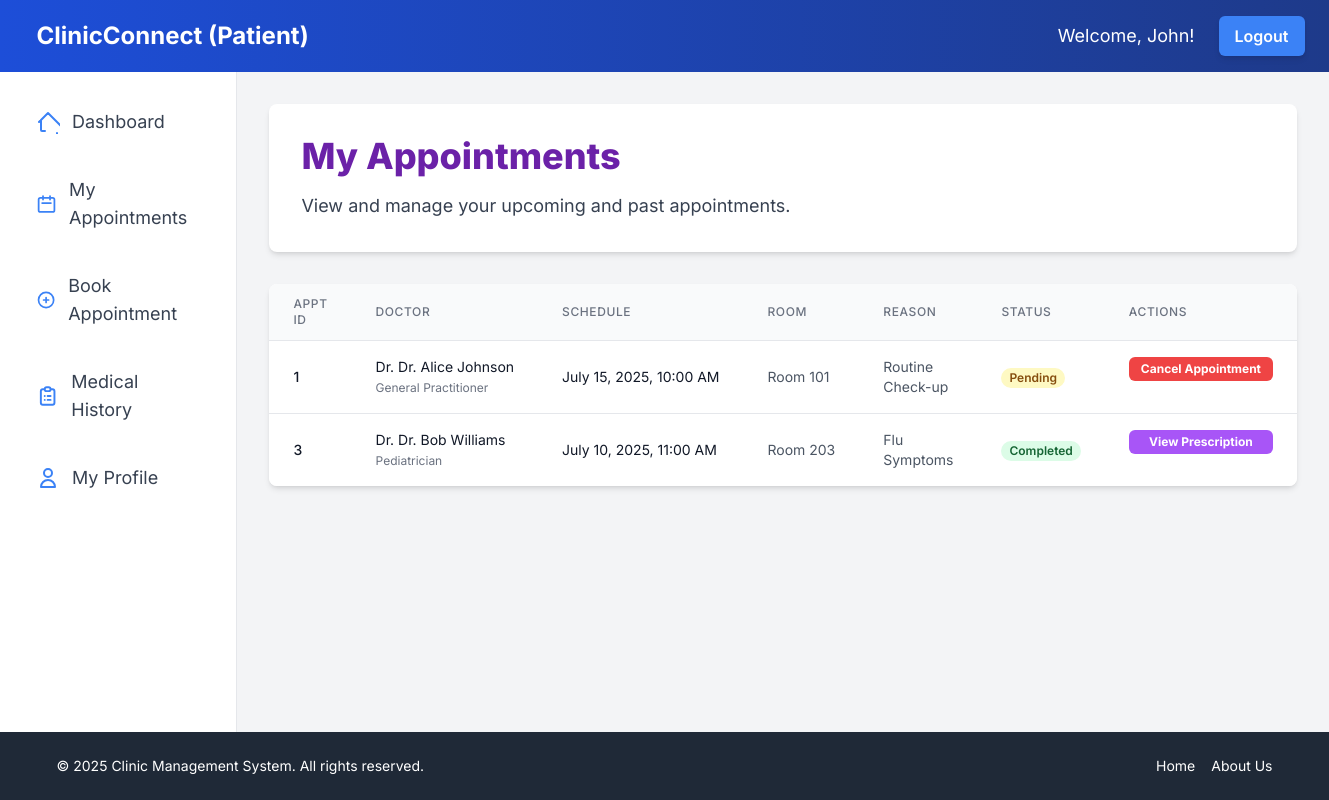
Page /dashboard/patient/appointments.php (signed in) on the committed database.
### tables this page shows
CREATE TABLE `patienttbl` (
  `PatientID` int(11) NOT NULL,
  `FirstName` varchar(100) NOT NULL,
  `LastName` varchar(100) NOT NULL,
  `Age` int(3) DEFAULT NULL,
  `Gender` enum('Male','Female','Other') DEFAULT NULL,
  `Address` varchar(255) DEFAULT NULL,
  `ContactNumber` varchar(20) DEFAULT NULL,
  `MedicalHistory` text DEFAULT NULL,
  `Email` varchar(100) NOT NULL,
  `Password` varchar(255) NOT NULL,
  `CreatedAt` timestamp NOT NULL DEFAULT current_timestamp()
);

CREATE TABLE `appointmenttbl` (
  `AppointmentID` int(11) NOT NULL,
  `PatientID` int(11) NOT NULL,
  `AssistantID` int(11) NOT NULL,
  `RoomNumber` varchar(50) DEFAULT NULL,
  `AppointmentSchedule` datetime NOT NULL,
  `Status` enum('Pending','Completed','OnGoing','Cancelled') DEFAULT 'Pending',
  `PaymentMethod` enum('Cash','Online') DEFAULT NULL,
  `ReasonForAppointment` text DEFAULT NULL,
  `Prescription` text DEFAULT NULL,
  `Quantity` varchar(50) DEFAULT NULL,
  `CreatedAt` timestamp NOT NULL DEFAULT current_timestamp()
);

CREATE TABLE `assistanttbl` (
  `AssistantID` int(11) NOT NULL,
  `FirstName` varchar(100) NOT NULL,
  `LastName` varchar(100) NOT NULL,
  `Specialization` varchar(100) DEFAULT NULL,
  `SessionFee` decimal(10,2) DEFAULT 0.00,
  `Email` varchar(100) NOT NULL,
  `Password` varchar(255) NOT NULL,
  `CreatedAt` timestamp NOT NULL DEFAULT current_timestamp()
);

### dashboard/patient/appointments.php (the view, shortened to what this page needs)
<?php
include_once '../../includes/header.php';
$patient_id = $_SESSION['user_id'];
$appointments = [];
$stmt = $conn->prepare("
    SELECT
        a.AppointmentID,
        a.AppointmentSchedule,
        a.RoomNumber,
        a.Status,
        a.PaymentMethod,
        a.ReasonForAppointment,
        ast.FirstName AS AssistantFirstName,
        ast.LastName AS AssistantLastName,
        ast.Specialization,
        ast.SessionFee
    FROM
        AppointmentTBL a
    JOIN
        AssistantTBL ast ON a.AssistantID = ast.AssistantID
    WHERE
        a.PatientID = ?
    ORDER BY
        a.AppointmentSchedule DESC
");
if ($stmt) {
    $stmt->bind_param("i", $patient_id);
    $stmt->execute();
    $result = $stmt->get_result();
    while ($row = $result->fetch_assoc()) {
        $appointments[] = $row;
    }
} else {
    $message = "Database query preparation failed: " . $conn->error;
    $message_type = 'error';
    error_log("Error fetching patient appointments: " . $conn->error);
}
?>
<div class="bg-white p-8 rounded-lg shadow-md mb-8">
    <h1 class="text-4xl font-extrabold text-purple-800 mb-4">My Appointments</h1>
    <p class="text-gray-700 text-lg">View and manage your upcoming and past appointments.</p>
</div>
<div class="appointments-list">
    <?php if (empty($appointments)): ?>
        <div class="bg-blue-50 border-l-4 border-blue-400 text-blue-800 p-4 rounded-md shadow-sm" role="alert">
            <p class="font-bold">No appointments found.</p>
            <p>You currently do not have any appointments scheduled.</p>
            <a href="book_appointment.php" class="mt-4 inline-flex items-center px-4 py-2 border border-transparent text-sm font-medium rounded-md shadow-sm text-white bg-purple-600 hover:bg-purple-700 focus:outline-none focus:ring-2 focus:ring-offset-2 focus:ring-purple-500">
                Book a New Appointment
            </a>
        </div>
    <?php else: ?>
        <div class="overflow-x-auto bg-white rounded-lg shadow-md hidden sm:block">
            <table class="min-w-full divide-y divide-gray-200">
                <thead class="bg-gray-50">
                    <tr>
                        <th scope="col" class="px-6 py-3 text-left text-xs font-medium text-gray-500 uppercase tracking-wider rounded-tl-lg">
                            Appt ID
                        </th>
                        <th scope="col" class="px-6 py-3 text-left text-xs font-medium text-gray-500 uppercase tracking-wider">
                            Doctor
                        </th>
                        <th scope="col" class="px-6 py-3 text-left text-xs font-medium text-gray-500 uppercase tracking-wider">
                            Schedule
                        </th>
                        <th scope="col" class="px-6 py-3 text-left text-xs font-medium text-gray-500 uppercase tracking-wider">
                            Room
                        </th>
                        <th scope="col" class="px-6 py-3 text-left text-xs font-medium text-gray-500 uppercase tracking-wider">
                            Reason
                        </th>
                        <th scope="col" class="px-6 py-3 text-left text-xs font-medium text-gray-500 uppercase tracking-wider">
                            Status
                        </th>
                        <th scope="col" class="px-6 py-3 text-left text-xs font-medium text-gray-500 uppercase tracking-wider rounded-tr-lg">
                            Actions
                        </th>
                    </tr>
                </thead>
                <tbody class="bg-white divide-y divide-gray-200">
                    <?php foreach ($appointments as $appointment): ?>
                        <tr>
                            <td class="px-6 py-4 whitespace-nowrap text-sm font-medium text-gray-900">
                                <?php echo htmlspecialchars($appointment['AppointmentID']); ?>
                            </td>
                            <td class="px-6 py-4 whitespace-nowrap text-sm text-gray-900">
                                Dr. <?php echo htmlspecialchars($appointment['AssistantFirstName'] . ' ' . $appointment['AssistantLastName']); ?>
                                <br><span class="text-xs text-gray-500"><?php echo htmlspecialchars($appointment['Specialization']); ?></span>
                            </td>
                            <td class="px-6 py-4 whitespace-nowrap text-sm text-gray-900">
                                <?php echo date('F j, Y, g:i A', strtotime($appointment['AppointmentSchedule'])); ?>
                            </td>
                            <td class="px-6 py-4 whitespace-nowrap text-sm text-gray-600">
                                <?php echo htmlspecialchars($appointment['RoomNumber'] ?? 'N/A'); ?>
                            </td>
                            <td class="px-6 py-4 text-sm text-gray-600 max-w-xs overflow-hidden text-ellipsis">
                                <?php echo htmlspecialchars($appointment['ReasonForAppointment'] ?? 'N/A'); ?>
                            </td>
                            <td class="px-6 py-4 whitespace-nowrap text-sm">
                                <?php
                                $status_class = '';
                                switch ($appointment['Status']) {
                                    case 'Pending': $status_class = 'bg-yellow-100 text-yellow-800'; break;
                                    case 'Completed': $status_class = 'bg-green-100 text-green-800'; break;
                                }
                                ?>
                                <span class="px-2 inline-flex text-xs leading-5 font-semibold rounded-full <?php echo $status_class; ?>">
                                    <?php echo htmlspecialchars($appointment['Status']); ?>
                                </span>
                            </td>
                            <td class="px-6 py-4 whitespace-nowrap text-sm font-medium flex flex-col space-y-1 items-start">
                                <?php if ($appointment['Status'] === 'Pending'): ?>
                                    <button onclick="openCancelAppointmentModal(<?php echo htmlspecialchars($appointment['AppointmentID']); ?>)"
                                            class="bg-red-500 hover:bg-red-600 text-white font-bold py-1 px-3 rounded-md text-xs transition duration-300 ease-in-out w-full text-center">
                                        Cancel Appointment
                                    </button>
                                <?php elseif ($appointment['Status'] === 'Completed'): ?>
                                    <a href="view_prescription.php?id=<?php echo htmlspecialchars($appointment['AppointmentID']); ?>"
                                       class="bg-purple-500 hover:bg-purple-600 text-white font-bold py-1 px-3 rounded-md text-xs transition duration-300 ease-in-out w-full text-center">
                                        View Prescription
                                    </a>
                                <?php else: ?>
                                    <span class="text-gray-500 text-xs text-center w-full">No Actions</span>
                                <?php endif; ?>
                            </td>
                        </tr>
                    <?php endforeach; ?>
                </tbody>
            </table>
        </div>
    <?php endif; ?>
</div>
<?php include_once '../../includes/footer.php'; ?>

### includes/header.php (shortened to what this page needs)
<?php
require_once $_SERVER['DOCUMENT_ROOT'] . '/clinic-management/config/db_connection.php';
$user_id = $_SESSION['user_id'];
$user_role = $_SESSION['user_role'];
$user_name = "User";
$dashboard_base_path = "";
$nav_color_from = "";
$nav_color_to = "";
$accent_color = "";
switch ($user_role) {
    case 'patient':
        $stmt = $conn->prepare("SELECT FirstName FROM PatientTBL WHERE PatientID = ?");
        $stmt->bind_param("i", $user_id);
        $stmt->execute();
        $result = $stmt->get_result();
        if ($result->num_rows > 0) {
            $row = $result->fetch_assoc();
            $user_name = $row['FirstName'];
        }
        $dashboard_base_path = "/clinic-management/dashboard/patient";
        $nav_color_from = "from-blue-700";
        $nav_color_to = "to-blue-900";
        $accent_color = "text-blue-500";
        $hover_bg_color = "hover:bg-blue-100";
        $hover_text_color = "hover:text-blue-700";
        $btn_color = "bg-blue-500 hover:bg-blue-600";
        $welcome_prefix = "Welcome, ";
        break;
}
?>
<!DOCTYPE html>
<html lang="en">
<head>
    <script src="https://cdn.tailwindcss.com"></script>
</head>
<body class="bg-gray-100 font-inter">
    <div class="flex flex-col min-h-screen">
        <nav class="bg-gradient-to-r <?php echo $nav_color_from; ?> <?php echo $nav_color_to; ?> p-4 shadow-lg">
            <div class="container mx-auto flex justify-between items-center">
                <a href="<?php echo $dashboard_base_path; ?>/index.php" class="text-white text-2xl font-bold rounded-lg px-3 py-1 <?php echo str_replace('bg-', 'hover:bg-', $nav_color_from); ?> transition duration-300">
                    ClinicConnect (<?php echo ucfirst($user_role); ?>)
                </a>
                <div class="flex items-center space-x-4 sm:space-x-6">
                    <span class="text-white text-base sm:text-lg hidden sm:inline">
                        <?php echo $welcome_prefix . htmlspecialchars($user_name); ?>!
                    </span>
                    <a href="/clinic-management/actions/logout.php"
                       class="<?php echo $btn_color; ?> text-white font-semibold py-2 px-4 rounded-md shadow-md transition duration-300 ease-in-out">
                        Logout
                    </a>
                </div>
            </div>
        </nav>
        <div class="flex flex-1">
            <aside class="w-64 bg-white p-6 shadow-xl border-r border-gray-200 hidden sm:block">
                <nav>
                    <ul>
                        <?php if ($user_role === 'patient'): ?>
                            <li class="mb-4">
                                <a href="<?php echo $dashboard_base_path; ?>/index.php"
                                   class="flex items-center p-3 text-lg text-gray-700 <?php echo $hover_bg_color; ?> <?php echo $hover_text_color; ?> rounded-md transition duration-200 ease-in-out">
                                    <svg class="w-6 h-6 mr-3 <?php echo $accent_color; ?>" fill="none" stroke="currentColor" viewBox="0 0 24 24" xmlns="http://www.w3.org/2000/svg"><path stroke-linecap="round" stroke-linejoin="round" stroke-width="2" d="M3 12l2-2m0 0l7-7 7 7M5 10v10a1 1 0 001 1h3m10-11l2 2m0 0l7 7m-1 7v-3m-6 3v-3m-8 3h3m-6 0h3"></path></svg>
                                    Dashboard
                                </a>
                            </li>
                            <li class="mb-4">
                                <a href="<?php echo $dashboard_base_path; ?>/appointments.php"
                                   class="flex items-center p-3 text-lg text-gray-700 <?php echo $hover_bg_color; ?> <?php echo $hover_text_color; ?> rounded-md transition duration-200 ease-in-out">
                                    <svg class="w-6 h-6 mr-3 <?php echo $accent_color; ?>" fill="none" stroke="currentColor" viewBox="0 0 24 24" xmlns="http://www.w3.org/2000/svg"><path stroke-linecap="round" stroke-linejoin="round" stroke-width="2" d="M8 7V3m8 4V3m-9 8h10M5 21h14a2 2 0 002-2V7a2 2 0 00-2-2H5a2 2 0 00-2 2v12a2 2 0 002 2z"></path></svg>
                                    My Appointments
                                </a>
                            </li>
                            <li class="mb-4">
                                <a href="<?php echo $dashboard_base_path; ?>/create_appointment.php"
                                   class="flex items-center p-3 text-lg text-gray-700 <?php echo $hover_bg_color; ?> <?php echo $hover_text_color; ?> rounded-md transition duration-200 ease-in-out">
                                    <svg class="w-6 h-6 mr-3 <?php echo $accent_color; ?>" fill="none" stroke="currentColor" viewBox="0 0 24 24" xmlns="http://www.w3.org/2000/svg"><path stroke-linecap="round" stroke-linejoin="round" stroke-width="2" d="M12 9v3m0 0v3m0-3h3m-3 0H9m12 0a9 9 0 11-18 0 9 9 0 0118 0z"></path></svg>
                                    Book Appointment
                                </a>
                            </li>
                            <li class="mb-4">
                                <a href="<?php echo $dashboard_base_path; ?>/history.php"
                                   class="flex items-center p-3 text-lg text-gray-700 <?php echo $hover_bg_color; ?> <?php echo $hover_text_color; ?> rounded-md transition duration-200 ease-in-out">
                                    <svg class="w-6 h-6 mr-3 <?php echo $accent_color; ?>" fill="none" stroke="currentColor" viewBox="0 0 24 24" xmlns="http://www.w3.org/2000/svg"><path stroke-linecap="round" stroke-linejoin="round" stroke-width="2" d="M9 5H7a2 2 0 00-2 2v12a2 2 0 002 2h10a2 2 0 002-2V7a2 2 0 00-2-2h-2M9 5a2 2 0 002 2h2a2 2 0 002-2M9 5a2 2 0 012-2h2a2 2 0 012 2m-3 7h3m-3 4h3m-6-4h.01M9 16h.01"></path></svg>
                                    Medical History
                                </a>
                            </li>
                            <li class="mb-4">
                                <a href="<?php echo $dashboard_base_path; ?>/profile.php"
                                   class="flex items-center p-3 text-lg text-gray-700 <?php echo $hover_bg_color; ?> <?php echo $hover_text_color; ?> rounded-md transition duration-200 ease-in-out">
                                    <svg class="w-6 h-6 mr-3 <?php echo $accent_color; ?>" fill="none" stroke="currentColor" viewBox="0 0 24 24" xmlns="http://www.w3.org/2000/svg"><path stroke-linecap="round" stroke-linejoin="round" stroke-width="2" d="M16 7a4 4 0 11-8 0 4 4 0 018 0zM12 14a7 7 0 00-7 7h14a7 7 0 00-7-7z"></path></svg>
                                    My Profile
                                </a>
                            </li>
                        <?php endif; ?>
                    </ul>
                </nav>
            </aside>
            <main class="flex-1 p-8 bg-gray-100 main-content">

### includes/header.php (style rules this page uses)
html, body { height: 100%; }
body { display: flex; flex-direction: column; font-family: 'Inter', sans-serif; }
.main-content { flex-grow: 1; }

### rows in the picture
patienttbl: FirstName "John"
appointmenttbl: AppointmentID "1", AssistantID.LastName "Dr. Alice Johnson", AssistantID.Specialization "General Practitioner", AppointmentSchedule "July 15, 2025, 10:00 AM", RoomNumber "Room 101", ReasonForAppointment "Routine Check-up", Status "Pending"
appointmenttbl: AppointmentID "3", AssistantID.LastName "Dr. Bob Williams", AssistantID.Specialization "Pediatrician", AppointmentSchedule "July 10, 2025, 11:00 AM", RoomNumber "Room 203", ReasonForAppointment "Flu Symptoms", Status "Completed"

### other values in the picture
$user_role "Patient"
$welcome_prefix "Welcome,"
